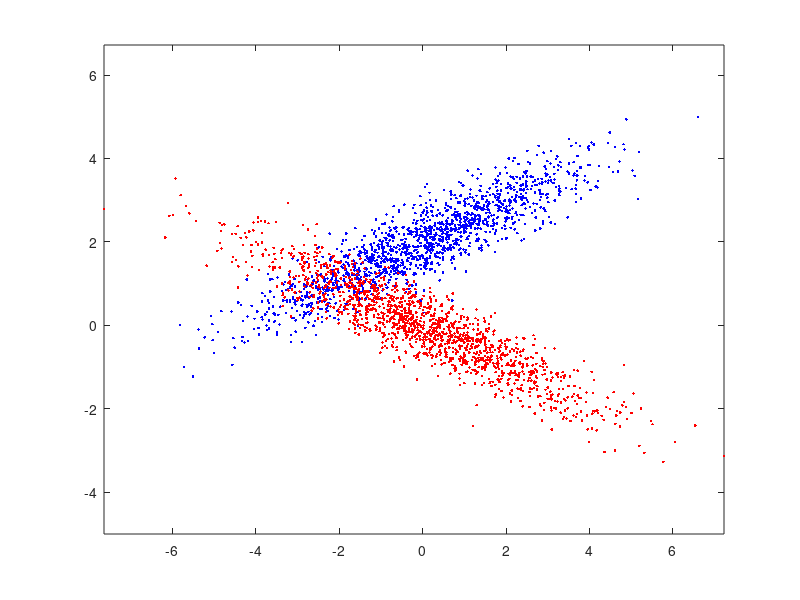
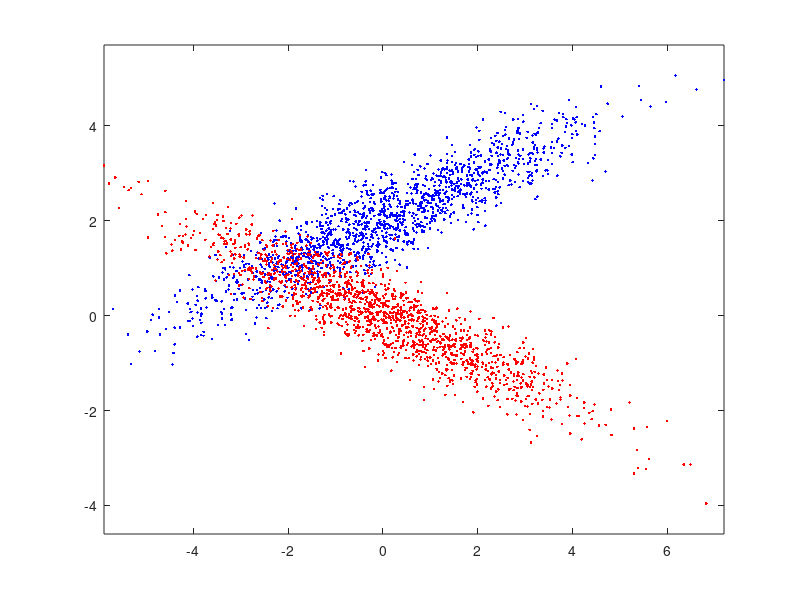

Recreate these plots in MATLAB, in order.
%-----------------------------------------------------------------
%  MATLAB code for Exercise 7.21
%  Logistic Regression
%-----------------------------------------------------------------


clear
format compact
close all

rand('seed',0)

randn('seed',0)
% Definition of mu's and Sigma
% Mean vectors and covariance matrix
m1=[0 2]';  m2=[0 0]'; S1=[4 1.8; 1.8 1]; S2= [4 -1.8; -1.8 1];

% Number of data points
n_points_per_class=1500;

% (i) Data point generation
% Training set
X=[mvnrnd(m1',S1,n_points_per_class); mvnrnd(m2',S2,n_points_per_class)]';
y=[0*ones(1,n_points_per_class) 1*ones(1,n_points_per_class)];
[l,p]=size(X);
%Plot the data set
figure; plot(X(1,y==0),X(2,y==0),'.b',X(1,y==1),X(2,y==1),'.r'); axis equal

% Test set
X_test=[mvnrnd(m1',S1,n_points_per_class); mvnrnd(m2',S2,n_points_per_class)]';
y_test=[0*ones(1,n_points_per_class) 1*ones(1,n_points_per_class)];
[l,p_test]=size(X_test);

%Plot the data set
figure; plot(X_test(1,y_test==0),X_test(2,y_test==0),'.b',X_test(1,y_test==1),X_test(2,y_test==1),'.r'); axis equal


% (ii) Bayes classification of X_test
% Estimation of a priori probabilities
P1=n_points_per_class/p;
P2=P1;
% Estimation of pdf's for each data point
for i=1:p
    p1(i)=(1/(2*pi*sqrt(det(S1))))*exp(-(X_test(:,i)-m1)'*inv(S1)*(X_test(:,i)-m1));
    p2(i)=(1/(2*pi*sqrt(det(S2))))*exp(-(X_test(:,i)-m2)'*inv(S2)*(X_test(:,i)-m2));
end
% Classification of the data points
for i=1:p
    if(P1*p1(i)>P2*p2(i))
        class_test(i)=0;
    else
        class_test(i)=1;
    end
end

% Error probability estimation
Pe=0; %Probability of error
for i=1:p
    if(class_test(i)~=y_test(i))
        Pe=Pe+1;
    end
end
Pe=Pe/p


% (iii) Applying logistic regression, using a gradient descent scheme
X=[X; ones(1,p)];
[l,p]=size(X);

X_test=[X_test; ones(1,p)];
[l,p_test]=size(X_test);

rho=0.001;

theta_ini=[-2 -1 1]';  %rand(l,1)
theta=theta_ini;
e_thres=10e-4;  % threshold for the termination of the algorithm
iter=0;   % Iteration counter
e=1; % The difference between the previous and the current estimate of theta
while e>e_thres
    iter=iter+1; %Increment the iteration counter
    theta_old=theta;  %Store the current theta
    
    s=1./(1+exp(-theta'*X)); %Computation of the vector 's'
    theta=theta-rho*X*(s-y)'; %Updating of the vector 'theta'
    e=sum(abs(theta-theta_old)); %Absolute difference between the current and the previous values of 'theta'
end

% Evaluating the performance of the logistic regression
s_test=1./(1+exp(-theta'*X_test));
Pe_log=0;
for i=1:p_test
    if( ((s_test(i)>0.5)&(y_test(i)~=1)) | ((s_test(i)<0.5)&(y_test(i)~=0)) )
        Pe_log=Pe_log+1;
    end
end
Pe_log=Pe_log/p_test